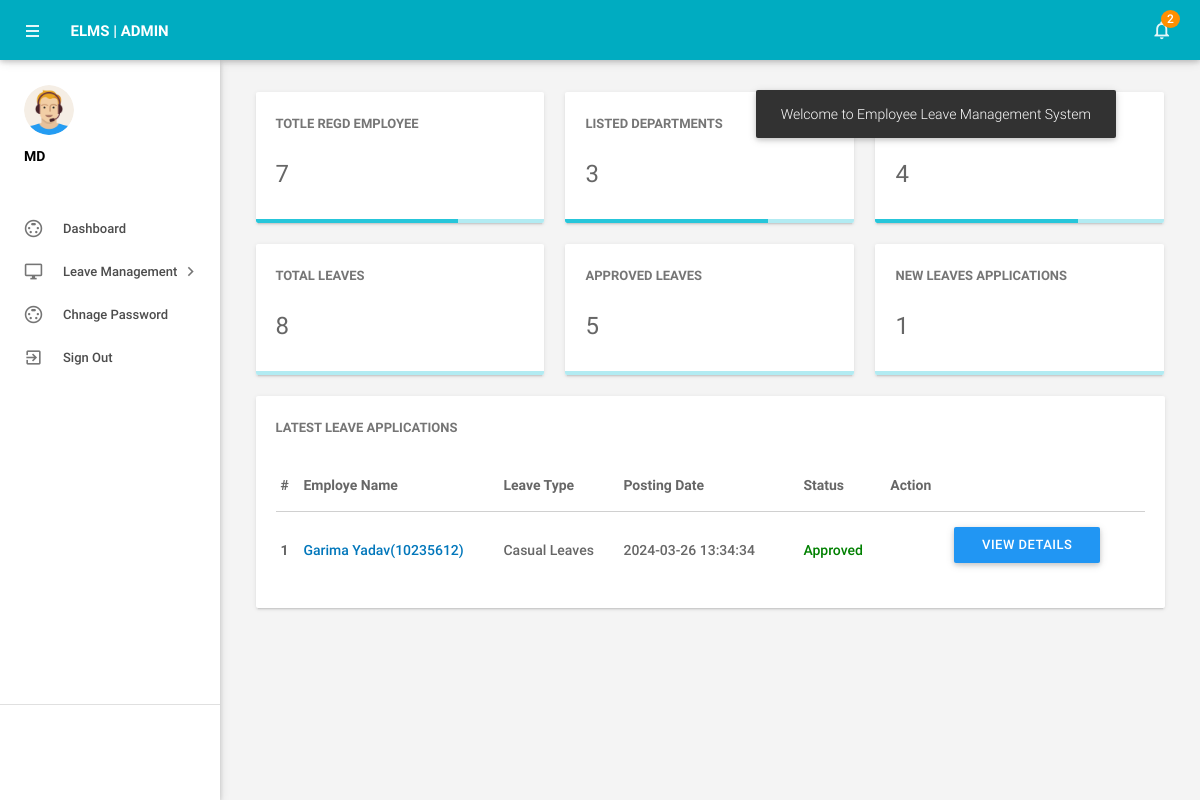
Screenshot of /elms/elms/md/dashboard.php (signed in) with the database file from the repository.
### tables this page shows
CREATE TABLE `tblleaves` (
  `id` int(11) NOT NULL,
  `LeaveType` varchar(110) DEFAULT NULL,
  `ToDate` varchar(120) DEFAULT NULL,
  `FromDate` varchar(120) DEFAULT NULL,
  `Description` mediumtext DEFAULT NULL,
  `PostingDate` timestamp NULL DEFAULT current_timestamp(),
  `AdminRemark` mediumtext DEFAULT NULL,
  `AdminRemarkDate` varchar(120) DEFAULT NULL,
  `Status` int(1) DEFAULT NULL,
  `IsRead` int(1) DEFAULT NULL,
  `empid` int(11) DEFAULT NULL
);

CREATE TABLE `tblemployees` (
  `id` int(11) NOT NULL,
  `EmpId` varchar(100) NOT NULL,
  `FirstName` varchar(150) DEFAULT NULL,
  `LastName` varchar(150) DEFAULT NULL,
  `EmailId` varchar(200) DEFAULT NULL,
  `Password` varchar(180) DEFAULT NULL,
  `Gender` varchar(100) DEFAULT NULL,
  `Dob` varchar(100) DEFAULT NULL,
  `Department` varchar(255) DEFAULT NULL,
  `Address` varchar(255) DEFAULT NULL,
  `City` varchar(200) DEFAULT NULL,
  `Country` varchar(150) DEFAULT NULL,
  `Phonenumber` char(11) DEFAULT NULL,
  `Status` int(1) DEFAULT NULL,
  `RegDate` timestamp NULL DEFAULT current_timestamp()
);

### elms/elms/md/dashboard.php (the view, shortened to what this page needs)
<?php
include('includes/config.php');
if(strlen($_SESSION['alogin'])==0)
    {
header('location:index.php');
}
else{
?>
<!DOCTYPE html>
<html lang="en">
    <head>
        <link type="text/css" rel="stylesheet" href="../assets/plugins/materialize/css/materialize.min.css"/>
        <link href="../assets/plugins/metrojs/MetroJs.min.css" rel="stylesheet">
        <link href="../assets/plugins/weather-icons-master/css/weather-icons.min.css" rel="stylesheet">
        <link href="../assets/css/alpha.min.css" rel="stylesheet" type="text/css"/>
        <link href="../assets/css/custom.css" rel="stylesheet" type="text/css"/>
    </head>
    <body>
           <?php include('includes/header.php');?>
       <?php include('includes/sidebar.php');?>
            <main class="mn-inner">
                <div class="">
                    <div class="row no-m-t no-m-b">
                        <a href="manageemployee.php" target="blank">
                    <div class="col s12 m12 l4">
                        <div class="card stats-card">
                            <div class="card-content">
                                <span class="card-title">Totle Regd Employee</span>
                                <span class="stats-counter">
<?php
$sql = "SELECT id from tblemployees";
$query = $dbh -> prepare($sql);
$query->execute();
$empcount=$query->rowCount();
?>
                                    <span class="counter"><?php echo htmlentities($empcount);?></span></span>
                            </div>
                           <div class="progress stats-card-progress">
                                <div class="determinate" style="width: 70%"></div>
                            </div>
                        </div>
                    </div></a>
                           <a href="managedepartments.php" target="blank">
                        <div class="col s12 m12 l4">
                        <div class="card stats-card">
                            <div class="card-content">
                                <span class="card-title">Listed Departments </span>
    <?php
$sql = "SELECT id from tbldepartments";
$query = $dbh -> prepare($sql);
$query->execute();
$dptcount=$query->rowCount();
?>
                                <span class="stats-counter"><span class="counter"><?php echo htmlentities($dptcount);?></span></span>
                            </div>
                             <div class="progress stats-card-progress">
                                <div class="determinate" style="width: 70%"></div>
                            </div>
                        </div>
                    </div></a>
                      <a href="manageleavetype.php" target="blank">
                    <div class="col s12 m12 l4">
                        <div class="card stats-card">
                            <div class="card-content">
                                <span class="card-title">Listed leave Type</span>
                                    <?php
$sql = "SELECT id from  tblleavetype";
$query = $dbh -> prepare($sql);
$query->execute();
$leavtypcount=$query->rowCount();
?>
                                <span class="stats-counter"><span class="counter"><?php echo htmlentities($leavtypcount);?></span></span>
                            </div>
                            <div class="progress stats-card-progress">
                                <div class="determinate" style="width: 70%"></div>
                            </div>
                        </div>
                    </div></a>
                    <a href="leaves.php" target="blank">
                    <div class="col s12 m12 l4">
                        <div class="card stats-card">
                            <div class="card-content">
                                <span class="card-title">Total Leaves</span>
                                    <?php
$sql = "SELECT id from  tblleaves";
$query = $dbh -> prepare($sql);
$query->execute();
$totalleaves=$query->rowCount();
?>
                                <span class="stats-counter"><span class="counter"><?php echo htmlentities($totalleaves);?></span></span>
                            </div>
                            <div class="progress stats-card-progress">
                            </div>
                        </div>
                    </div></a>
     <a href="approvedleave-history.php" target="blank">
                    <div class="col s12 m12 l4">
                        <div class="card stats-card">
                            <div class="card-content">
                                <span class="card-title">Approved Leaves</span>
                                    <?php
$sql = "SELECT id from  tblleaves where Status=1";
$query = $dbh -> prepare($sql);
$query->execute();
$approvedleaves=$query->rowCount();
?>
                                <span class="stats-counter"><span class="counter"><?php echo htmlentities($approvedleaves);?></span></span>
                            </div>
                            <div class="progress stats-card-progress">
                            </div>
                        </div>
                    </div></a>
     <a href="pending-leavehistory.php" target="blank">
                    <div class="col s12 m12 l4">
                        <div class="card stats-card">
                            <div class="card-content">
                                <span class="card-title">New Leaves Applications</span>
                                    <?php
$sql = "SELECT id from  tblleaves where Status=0";
$query = $dbh -> prepare($sql);
$query->execute();
$approvedleaves=$query->rowCount();
?>
                                <span class="stats-counter"><span class="counter"><?php echo htmlentities($approvedleaves);?></span></span>
                            </div>
                            <div class="progress stats-card-progress">
                            </div>
                        </div>
                    </div></a>
                </div>
                    <div class="row no-m-t no-m-b">
                        <div class="col s15 m12 l12">
                            <div class="card invoices-card">
                                <div class="card-content">
                                    <span class="card-title">Latest Leave Applications</span>
                             <table id="example" class="display responsive-table ">
                                    <thead>
                                        <tr>
                                            <th>#</th>
                                            <th width="200">Employe Name</th>
                                            <th width="120">Leave Type</th>
                                             <th width="180">Posting Date</th>
                                            <th>Status</th>
                                            <th align="center">Action</th>
                                        </tr>
                                    </thead>
                                    <tbody>
<?php $sql = "SELECT tblleaves.id as lid,tblemployees.FirstName,tblemployees.LastName,tblemployees.EmpId,tblemployees.id,tblleaves.LeaveType,tblleaves.PostingDate,tblleaves.Status from tblleaves join tblemployees on tblleaves.empid=tblemployees.id where Department='Project Head'  order by lid desc limit 6";
$query = $dbh -> prepare($sql);
$query->execute();
$results=$query->fetchAll(PDO::FETCH_OBJ);
$cnt=1;
if($query->rowCount() > 0)
{
foreach($results as $result)
{
      ?>
                                        <tr>
                                            <td> <b><?php echo htmlentities($cnt);?></b></td>
                                              <td><a href="editemployee.php?empid=<?php echo htmlentities($result->id);?>" target="_blank"><?php echo htmlentities($result->FirstName." ".$result->LastName);?>(<?php echo htmlentities($result->EmpId);?>)</a></td>
                                            <td><?php echo htmlentities($result->LeaveType);?></td>
                                            <td><?php echo htmlentities($result->PostingDate);?></td>
                                                                       <td><?php $stats=$result->Status;
if($stats==1){
                                             ?>
                                                 <span style="color: green">Approved</span>
                                                 <?php } if($stats==2)  { ?>
                                                <span style="color: red">Not Approved</span>
                                                 <?php } if($stats==0)  { ?>
 <span style="color: blue">waiting for approval</span>
 <?php } ?>
                                             </td>
          <td>
           <td><a href="leave-details.php?leaveid=<?php echo htmlentities($result->lid);?>" class="waves-effect waves-light btn blue m-b-xs"  > View Details</a></td>
                                    </tr>
                                         <?php $cnt++;} }?>
                                    </tbody>
                                </table>
                                </div>
                            </div>
                        </div>
                    </div>
                </div>
            </main>
        </div>
    </body>
</html>
<?php } ?>

### rows the page displays
tblleaves: tblemployees.FirstName+LastName "Garima Yadav", tblemployees.EmpId "10235612", LeaveType "Casual Leaves", PostingDate "2024-03-26 13:34:34", Status "Approved"

### other values shown
$unreadcount "2"
$empcount "7"
$dptcount "3"
$leavtypcount "4"
$totalleaves "8"
$approvedleaves "5"
$approvedleaves "1"
